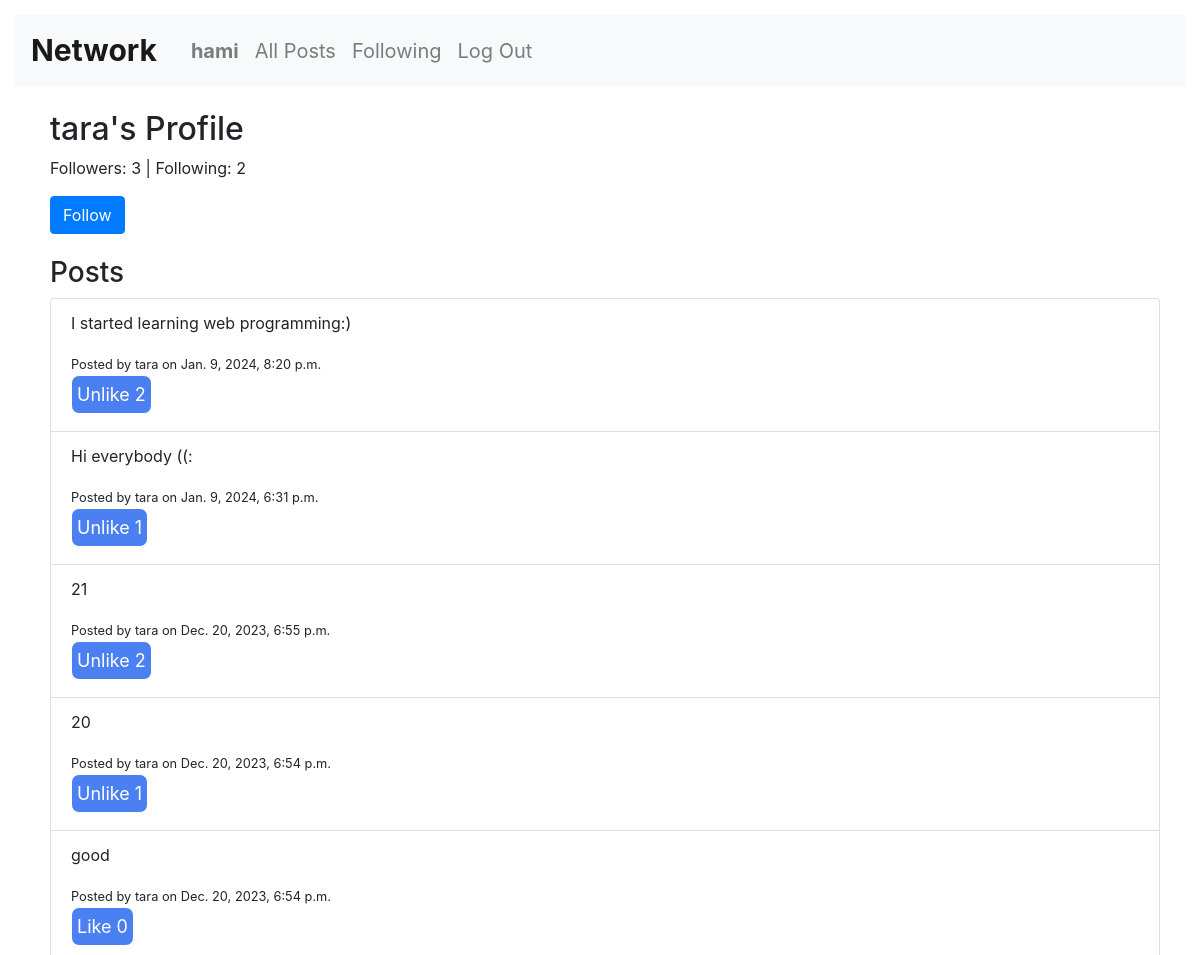
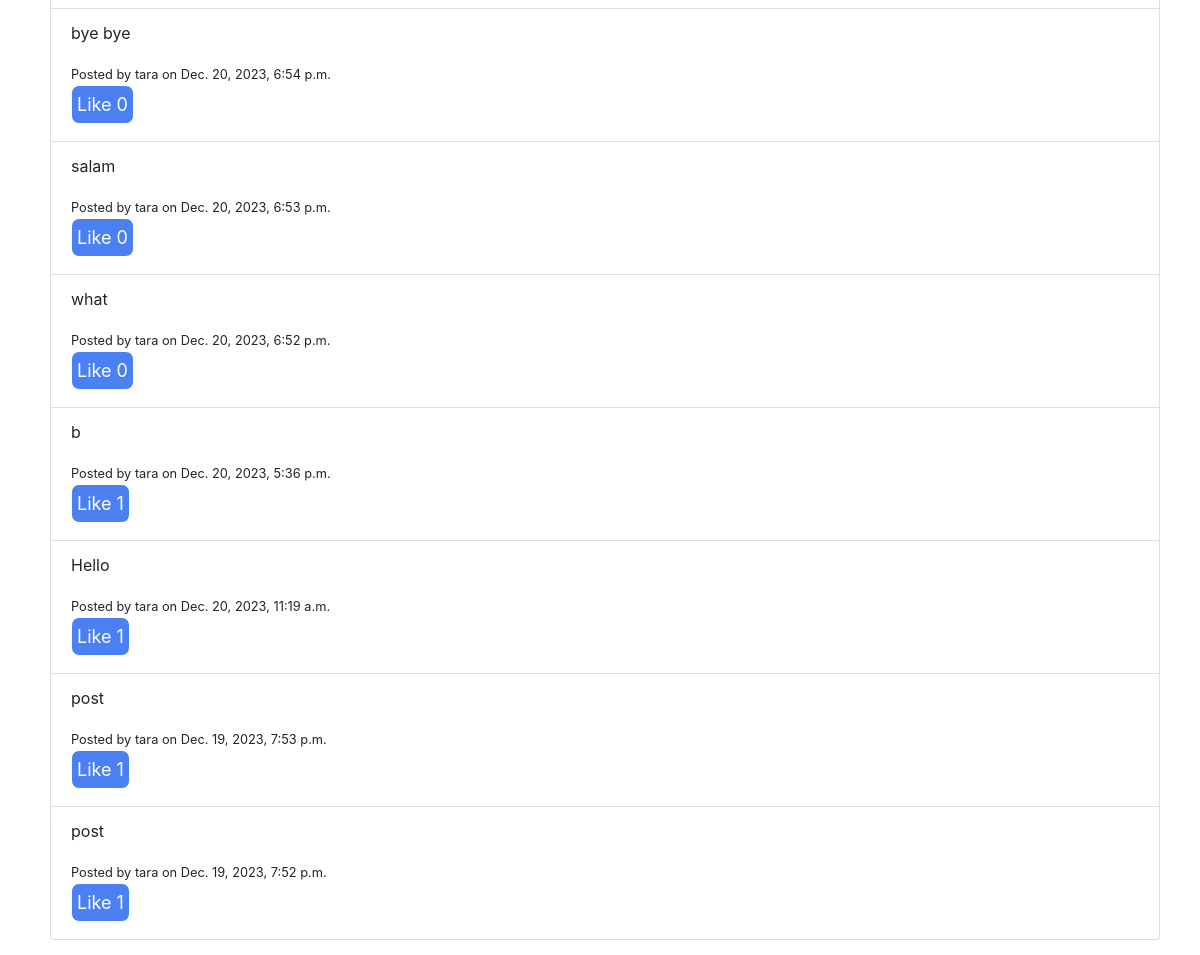
Screenshot of /profile/tara/ (signed in) with the database file from the repository (2 pictures, top to bottom).
### network/models.py (models this page shows, shortened)
class User(AbstractUser):
    posts = models.ForeignKey('Post', on_delete=models.CASCADE, default=None, blank=True, null=True)
    followers = models.ManyToManyField('self', blank=True, symmetrical=False, related_name='user_followers')
    following = models.ManyToManyField('self', blank=True, symmetrical=False, related_name='user_following')

class Post(models.Model):
    writer = models.ForeignKey(User, on_delete=models.CASCADE, default=None, null=True, blank=True)
    content = models.CharField(max_length=250)
    timestamp = models.DateTimeField(auto_now_add=True)
    likes = models.ManyToManyField(User, related_name='user_likes', blank=True)

### network/views.py (the view, shortened to what this page needs)
# urls.py: path('profile/<str:username>/', views.profile, name='profile'),
@login_required
@csrf_exempt
def profile(request, username):
    viewed_user = get_object_or_404(User, username=username)
    current_user = request.user
    is_own_profile = current_user == viewed_user
    if current_user in viewed_user.followers.all():
        is_following = True
        print(viewed_user.followers.all())
        print(current_user)
        print(viewed_user)
    else:
        is_following = False
    context = {
        'viewed_user': viewed_user,
        'current_user': current_user,
        'is_own_profile': is_own_profile,
        'followers_count': viewed_user.followers.count(),
        'following_count': viewed_user.following.count(),
        'user_posts': Post.objects.filter(writer=viewed_user).order_by('-timestamp'),
        'is_following': is_following,
    }
    return render(request, 'network/profile.html', context)

### network/templates/network/profile.html (shortened to what this page needs)
{% extends "network/layout.html" %}
{% load static %}
{% block body %}
   <div class="container mt-4">
       <h2>{{ viewed_user.username }}'s Profile</h2>
       <p id="followers-count">Followers: {{ followers_count }} | Following: {{ following_count }}</p>
        {% if not is_own_profile %}
            {% if is_following %}
                <form method="post" action="{% url 'unfollow' viewed_user.username %}" id="followForm">
                    {% csrf_token %}
                    <input type="submit" class="btn btn-danger" name="follow_toggle" value="Unfollow">
                </form>
            {% else %}
                <form method="post" action="{% url 'follow' viewed_user.username %}" id="followForm">
                    <input type="submit" class="btn btn-primary" name="follow_toggle" value="Follow">
                </form>
            {% endif %}
        {% endif %}
       <h3>Posts</h3>
       {% if user_posts %}
           <ul class="list-group">
           {% for post in user_posts %}
               <li class="list-group-item">
                   <p>{{ post.content }}</p>
                   <small>Posted by {{ post.writer.username }} on {{ post.timestamp }}</small><br>
                   <button class="likeButton" data-post-id="{{ post.id }}">
                       {% if user in post.likes.all %}Unlike{% else %}Like{% endif %}
                       <span class='l_num' data-post-id='{{ post.id }}'> {{ post.likes.count }}</span>
                   </button>
               </li>
           {% endfor %}
           </ul>
       {% else %}
           <p>No posts yet.</p>
       {% endif %}
   </div>
{% endblock %}

### network/templates/network/layout.html (shortened to what this page needs)
{% load static %}
<!DOCTYPE html>
<html lang="en">
    <head>
        <link rel="stylesheet" href="https://stackpath.bootstrapcdn.com/bootstrap/4.4.1/css/bootstrap.min.css">
        <link href="{% static 'network/styles.css' %}" rel="stylesheet">
    </head>
    <body>
        <nav class="navbar navbar-expand-lg navbar-light bg-light">
            <a class="navbar-brand" href="{% url 'all_posts' %}">Network</a>
            <div>
              <ul class="navbar-nav mr-auto">
                {% if user.is_authenticated %}
                    <li class="nav-item">
                        <a class="nav-link" href="{% url 'profile' username=user.username %}"><strong>{{user.username}}</strong></a>
                    </li>
                {% endif %}
                <li class="nav-item">
                  <a class="nav-link" href="{% url 'all_posts' %}">All Posts</a>
                </li>
                {% if user.is_authenticated %}
                    <li class="nav-item">
                        <a class="nav-link" href="{% url 'following_posts' %}">Following</a>
                    </li>
                    <li class="nav-item">
                        <a class="nav-link" href="{% url 'logout' %}">Log Out</a>
                    </li>
                {% endif %}
              </ul>
            </div>
          </nav>
        <div class="body">
            {% block body %}
            {% endblock %}
        </div>
    </body>
</html>

### network/static/network/styles.css (style rules this page uses)
body { padding: 15px; }
div { padding-left: 10px; }
button { background-color: rgb(75, 128, 243); color: white; border: solid 1px white; border-radius: 8px; font-size: 18px; text-align: center; padding: 5px; margin-bottom: 5px; }
.navbar-brand { font-weight: bold; font-size: 30px; color: rgb(237, 163, 237); }
form { width: 100%; height: 60px; }
.navbar { font-size: 20px; color: rgb(93, 16, 90); background-color: rgb(232, 227, 139); height: 10%; }
.nav-item { color:rgb(102, 0, 255); }

### rows the page displays
User: username "hami"
User: username "tara"
Post: content "I started learning web programming:)", writer.username "tara", timestamp "Jan. 9, 2024, 8:20 p.m.", shows "Unlike", likes.count "2"
Post: content "Hi everybody ((:", writer.username "tara", timestamp "Jan. 9, 2024, 6:31 p.m.", shows "Unlike", likes.count "1"
Post: content "21", writer.username "tara", timestamp "Dec. 20, 2023, 6:55 p.m.", shows "Unlike", likes.count "2"
Post: content "20", writer.username "tara", timestamp "Dec. 20, 2023, 6:54 p.m.", shows "Unlike", likes.count "1"
Post: content "good", writer.username "tara", timestamp "Dec. 20, 2023, 6:54 p.m.", shows "Like", likes.count "0"
Post: content "bye bye", writer.username "tara", timestamp "Dec. 20, 2023, 6:54 p.m.", shows "Like", likes.count "0"
Post: content "salam", writer.username "tara", timestamp "Dec. 20, 2023, 6:53 p.m.", shows "Like", likes.count "0"
Post: content "what", writer.username "tara", timestamp "Dec. 20, 2023, 6:52 p.m.", shows "Like", likes.count "0"
Post: content "b", writer.username "tara", timestamp "Dec. 20, 2023, 5:36 p.m.", shows "Like", likes.count "1"
Post: content "Hello", writer.username "tara", timestamp "Dec. 20, 2023, 11:19 a.m.", shows "Like", likes.count "1"
Post: content "post", writer.username "tara", timestamp "Dec. 19, 2023, 7:53 p.m.", shows "Like", likes.count "1"
Post: content "post", writer.username "tara", timestamp "Dec. 19, 2023, 7:52 p.m.", shows "Like", likes.count "1"

### other values shown
{{ followers_count }} "3"
{{ following_count }} "2"
